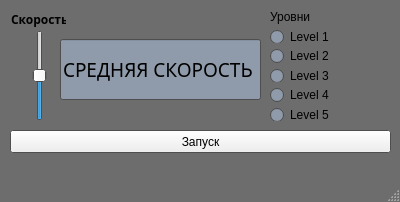
<?xml version="1.0" encoding="UTF-8"?>
<ui version="4.0">
 <class>MainWindow</class>
 <widget class="QMainWindow" name="MainWindow">
  <property name="geometry">
   <rect>
    <x>0</x>
    <y>0</y>
    <width>400</width>
    <height>202</height>
   </rect>
  </property>
  <property name="palette">
   <palette>
    <active>
     <colorrole role="Base">
      <brush brushstyle="SolidPattern">
       <color alpha="255">
        <red>143</red>
        <green>155</green>
        <blue>170</blue>
       </color>
      </brush>
     </colorrole>
     <colorrole role="Window">
      <brush brushstyle="SolidPattern">
       <color alpha="255">
        <red>109</red>
        <green>109</green>
        <blue>109</blue>
       </color>
      </brush>
     </colorrole>
    </active>
    <inactive>
     <colorrole role="Base">
      <brush brushstyle="SolidPattern">
       <color alpha="255">
        <red>143</red>
        <green>155</green>
        <blue>170</blue>
       </color>
      </brush>
     </colorrole>
     <colorrole role="Window">
      <brush brushstyle="SolidPattern">
       <color alpha="255">
        <red>109</red>
        <green>109</green>
        <blue>109</blue>
       </color>
      </brush>
     </colorrole>
    </inactive>
    <disabled>
     <colorrole role="Base">
      <brush brushstyle="SolidPattern">
       <color alpha="255">
        <red>109</red>
        <green>109</green>
        <blue>109</blue>
       </color>
      </brush>
     </colorrole>
     <colorrole role="Window">
      <brush brushstyle="SolidPattern">
       <color alpha="255">
        <red>109</red>
        <green>109</green>
        <blue>109</blue>
       </color>
      </brush>
     </colorrole>
    </disabled>
   </palette>
  </property>
  <property name="windowTitle">
   <string>Конфигуратор</string>
  </property>
  <widget class="QWidget" name="centralwidget">
   <widget class="QWidget" name="verticalLayoutWidget">
    <property name="geometry">
     <rect>
      <x>270</x>
      <y>10</y>
      <width>121</width>
      <height>111</height>
     </rect>
    </property>
    <layout class="QVBoxLayout" name="verticalLayout">
     <item>
      <widget class="QLabel" name="label_2">
       <property name="text">
        <string>Уровни</string>
       </property>
      </widget>
     </item>
     <item>
      <widget class="QRadioButton" name="lvl1">
       <property name="text">
        <string>Level 1</string>
       </property>
      </widget>
     </item>
     <item>
      <widget class="QRadioButton" name="lvl2">
       <property name="text">
        <string>Level 2</string>
       </property>
      </widget>
     </item>
     <item>
      <widget class="QRadioButton" name="lvl3">
       <property name="text">
        <string>Level 3</string>
       </property>
      </widget>
     </item>
     <item>
      <widget class="QRadioButton" name="lvl4">
       <property name="text">
        <string>Level 4</string>
       </property>
      </widget>
     </item>
     <item>
      <widget class="QRadioButton" name="lvl5">
       <property name="text">
        <string>Level 5</string>
       </property>
      </widget>
     </item>
    </layout>
   </widget>
   <widget class="QPushButton" name="start">
    <property name="geometry">
     <rect>
      <x>10</x>
      <y>130</y>
      <width>381</width>
      <height>23</height>
     </rect>
    </property>
    <property name="text">
     <string>Запуск</string>
    </property>
   </widget>
   <widget class="QSlider" name="verticalSlider">
    <property name="geometry">
     <rect>
      <x>30</x>
      <y>30</y>
      <width>19</width>
      <height>91</height>
     </rect>
    </property>
    <property name="minimum">
     <number>1</number>
    </property>
    <property name="maximum">
     <number>7</number>
    </property>
    <property name="sliderPosition">
     <number>4</number>
    </property>
    <property name="orientation">
     <enum>Qt::Vertical</enum>
    </property>
   </widget>
   <widget class="QLineEdit" name="lineEdit">
    <property name="geometry">
     <rect>
      <x>60</x>
      <y>39</y>
      <width>201</width>
      <height>61</height>
     </rect>
    </property>
    <property name="font">
     <font>
      <family>Simplified Arabic Fixed</family>
      <pointsize>14</pointsize>
     </font>
    </property>
    <property name="text">
     <string>СРЕДНЯЯ СКОРОСТЬ</string>
    </property>
   </widget>
   <widget class="QLabel" name="label">
    <property name="geometry">
     <rect>
      <x>11</x>
      <y>11</y>
      <width>55</width>
      <height>16</height>
     </rect>
    </property>
    <property name="sizePolicy">
     <sizepolicy hsizetype="Preferred" vsizetype="Fixed">
      <horstretch>0</horstretch>
      <verstretch>0</verstretch>
     </sizepolicy>
    </property>
    <property name="font">
     <font>
      <family>Perpetua Titling MT</family>
      <weight>75</weight>
      <bold>true</bold>
     </font>
    </property>
    <property name="text">
     <string>Скорость</string>
    </property>
   </widget>
  </widget>
  <widget class="QMenuBar" name="menubar">
   <property name="geometry">
    <rect>
     <x>0</x>
     <y>0</y>
     <width>400</width>
     <height>21</height>
    </rect>
   </property>
  </widget>
  <widget class="QStatusBar" name="statusbar"/>
 </widget>
 <resources/>
 <connections/>
</ui>
